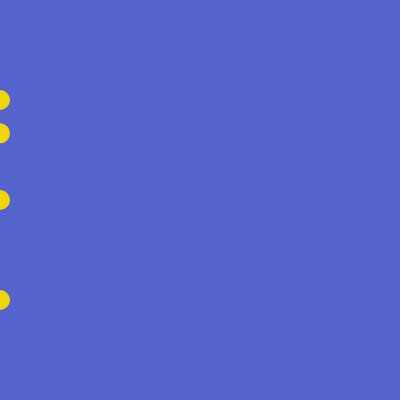
Frame 1 (no input)
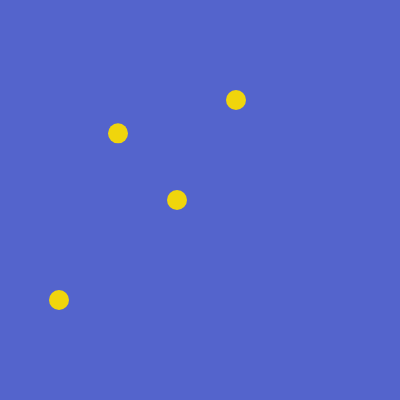
Frame 60 (no input)
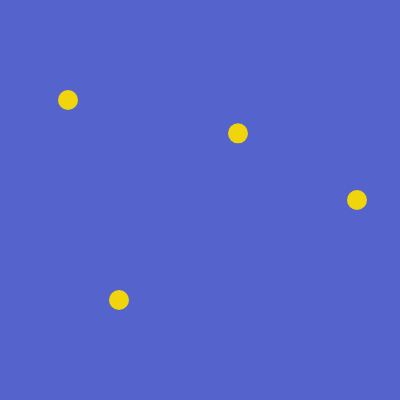
Frame 120 (the mouse pressed at the canvas centre since frame 60)

The p5.js sketch that drew these frames (run headless with seeded random() and noise() and a simulated clock; from frame 60 on, the mouse is pressed at the canvas centre):

// p5.js sketch
// ── sketch.js
// DM2008 — Activity 2a [Guided]
// Mode Switch (20 min)
//
// Keys 1, 2, 3 switch between modes — each one changes the background color.
// Try extending each mode to also change the fill, size, or speed of the ellipse.
// Keep it simple: one clear change per mode that's easy to see on screen.
//
// Stretch: add a 4th mode, or make the ellipse change shape between modes.

let x = 0;       // ellipse1 x-position
let y = 0;       // ellipse2 x-position
let z = 0;       // ellipse3 x-position
let w = 0;       // ellipse4 x-position
let size = 20;   // ellipse size
let bgColor;     // background color, changed by key presses

function setup() {
  createCanvas(400, 400);
  bgColor = color(84, 100, 204);
}

function draw() {
  background(bgColor);
  noStroke()

  // --- Your if/else goes here ---
  // Try swapping this out for your own rule.
  if (keyIsPressed) {
    fill(222, 71, 71); // red on click
  } else {
    fill(240, 213, 12); // yellow
  }

  // Draw the ellipse1 at its current position
  ellipse(x, height / 2, size);
  // Move the ellipse
  x += 3;
  // Wrap around when it exits the right edge
  if (x > width + size / 2) {
    x = 0;
  }

 // Draw the ellipse2 at its current position
  ellipse(y, height / 3, size);
  // Move the ellipse
  y += 2;
  // Wrap around when it exits the right edge
  if (y > width + size / 3) {
    y = 0;
  }

// Draw the ellipse3 at its current position
  ellipse(z, height / 4, size);
  // Move the ellipse
  z += 4;
  // Wrap around when it exits the right edge
  if (z > width + size / 4) {
    z = 0;
  }

  // Draw the ellipse4 at its current position
  ellipse(w, 300, size);
  // Move the ellipse
  w += 1;
  // Wrap around when it exits the right edge
  if (w > width + size / 2) {
    w = 0;
  }
  
}

// Keys 1, 2, 3 change the background color — this is your mode switch
function keyPressed() {
  switch (key) {
    case "1":
      bgColor = color(104, 171, 109);
      break; // red
    case "2":
      bgColor = color(148, 104, 171);
      break; // green
    case "3":
      bgColor = color(171, 139, 104);
      break; // blue
    default:
      bgColor = color(84, 100, 204); // grey
  }
}
